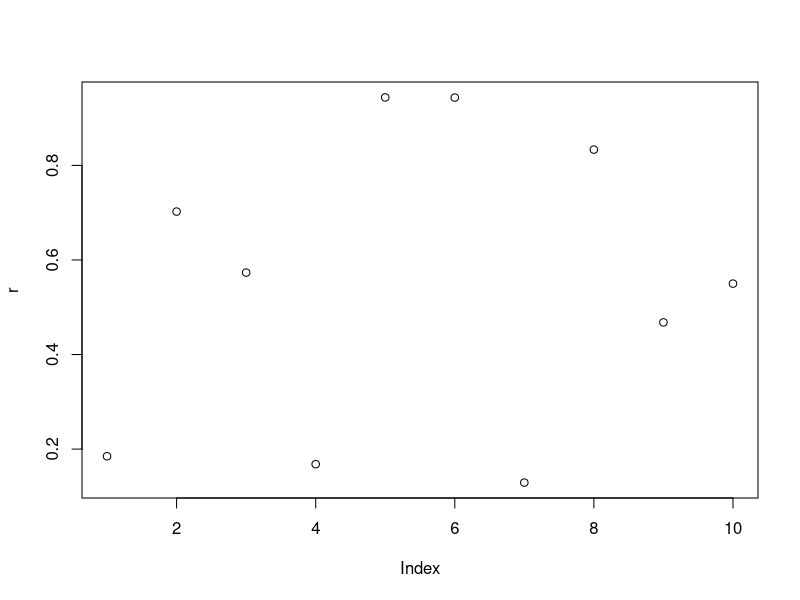
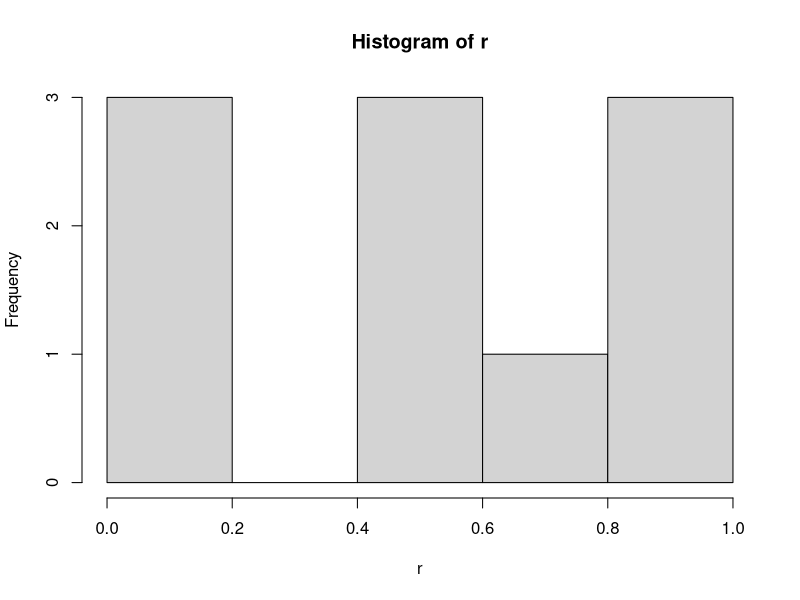
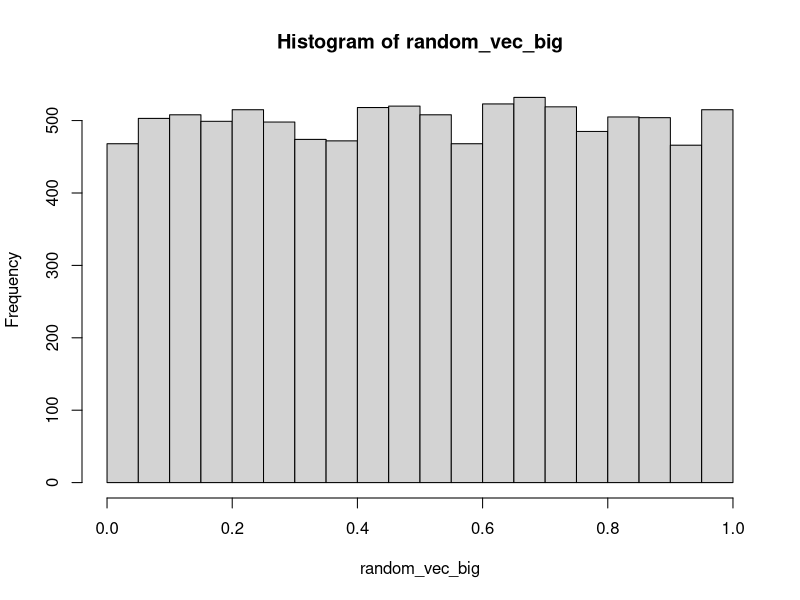
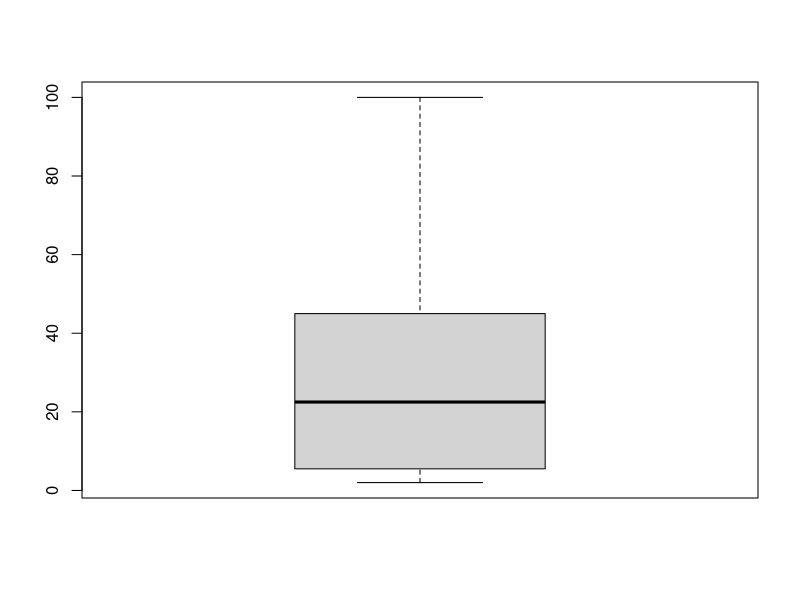

Generate these figures, in order, with R:
## ---- chunk 1
knitr::opts_chunk$set(echo = TRUE)
## ---- chunk 2
a <- 2
b <- 50
c <- 3
a+b
b/a
b%%c
sin(0)
cos(0)
sin45 <- sin(pi/4)
4 * asin(sin45)
e3 <- exp(3)
log(e3)
## ---- chunk 3
# create
a_vec <- c(3,50,5,6,10,40,20,2,100,30,25,80)
length(a_vec)
sum(a_vec)
cumsum(a_vec)
summary(a_vec)
var(a_vec)
str(a_vec)
is.vector(a_vec)
d <- a_vec[5]
d
a_vec
length(d)
is.vector(d)
random_vector <- runif(20)
length(random_vector)
random_vector
## ---- chunk 4
#what if random_vector is really big?
random_vec_big <- runif(10000)
length(random_vec_big)

head(random_vec_big)
head(random_vec_big,20)
## ---- chunk 5
#too many decimals places?
options(digits = 7)

tail(random_vec_big)
head(random_vec_big)


round(head(random_vec_big),2)
## ---- chunk 6
#what if i want my random series to be repeatable?
set.seed(2)
r <- runif(10)
set.seed(2)
s <- runif(10)
## ---- chunk 7
plot(r)

hist(r)

hist(random_vec_big)

boxplot(a_vec)
## ---- chunk 8
#matrix
A <- matrix(floor(30 * runif(16)), nrow = 4)
dim(A)
#make a vector to multiply by A
b <- floor(20 * runif(dim(A)[2]))##???why are we doing this.... 
x <- solve(A,b)
x
solve(A)%*%b

b1 <- A%*%x
b1
b
b2 <- as.vector(b1)
b3 <- t(b1)
b3
## ---- chunk 9
#inner product dot(e,f) = e'f
e <- floor(20*runif(4))
f <- floor(20*runif(4))
e
f
crossprod(e,f)
sum(e*f)#notice the type
t(e)%*%f
## ---- chunk 10
#outer product
e%*%t(f)
outer(e,f,"*")

outer(e,f,">")
#using automatic coersion
outer(e,f,">")*1#interesting!!
